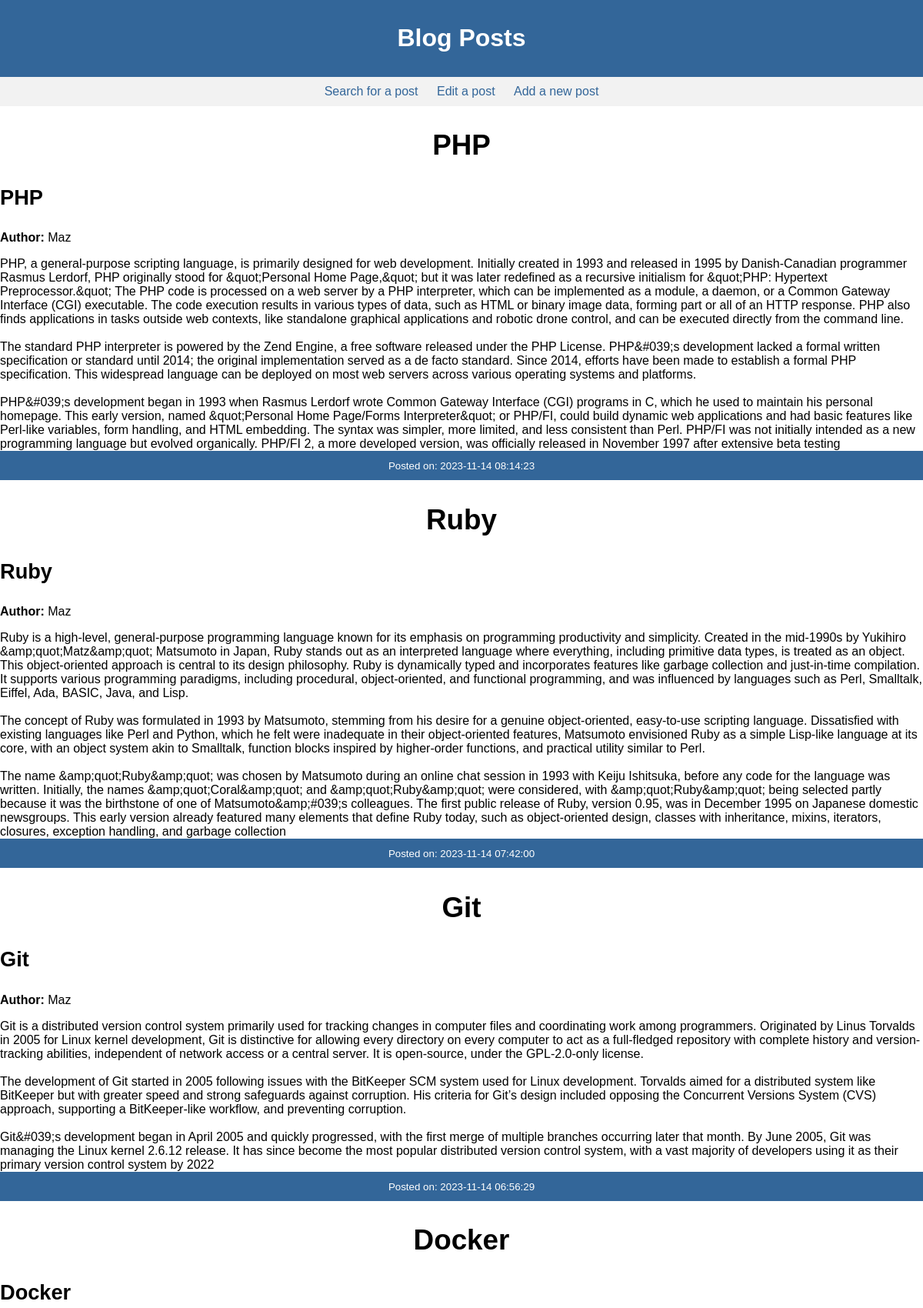
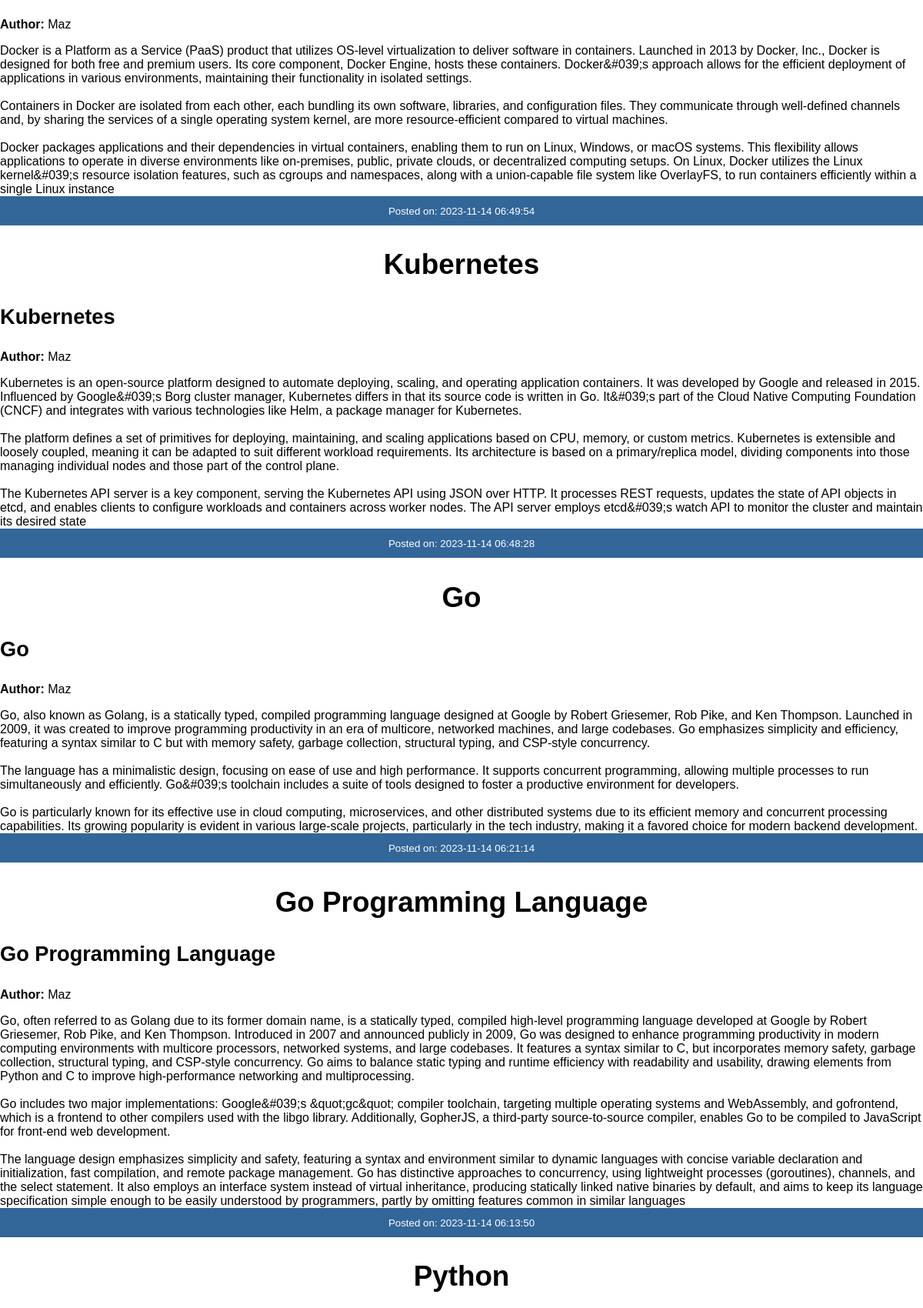
The app's page /view_posts.php (upper part) with its own data (2 pictures, top to bottom).
### tables this page shows
CREATE TABLE `posts` (
  `id` int(11) NOT NULL AUTO_INCREMENT,
  `title` varchar(250) NOT NULL,
  `content` text NOT NULL,
  `author` varchar(255) NOT NULL,
  `created_at` datetime DEFAULT NULL,
  PRIMARY KEY (`id`)
);

### view_posts.php (the view, shortened to what this page needs)
<?php
$baseURL = 'http://' . $_SERVER['HTTP_HOST'] . dirname($_SERVER['SCRIPT_NAME']);
?>
<?php
$host = '127.0.0.1';
$dbname = 'blog';
$username = 'root';
$password = '';
try {
    $pdo = new PDO("mysql:host=$host;dbname=$dbname", $username, $password);
    $pdo->setAttribute(PDO::ATTR_ERRMODE, PDO::ERRMODE_EXCEPTION);
    $sql = "SELECT * FROM posts ORDER BY created_at DESC";
    $stmt = $pdo->query($sql);
    $posts = $stmt->fetchAll(PDO::FETCH_ASSOC);
} catch(PDOException $e) {
    die("ERROR: Could not connect. " . $e->getMessage());
}
?>
<!DOCTYPE html>
<html>
<head>
    <link rel="stylesheet" type="text/css" href="style.css">
</head>
<body>
    <header>
        <h1>Blog Posts</h1>
    </header>
    <nav>
        <a href="<?php echo $baseURL; ?>/search.php">Search for a post</a>
        <a href="<?php echo $baseURL; ?>/list_edit_posts.php">Edit a post</a>
        <a href="<?php echo $baseURL; ?>/index.php">Add a new post</a>
    </nav>
    <main>
        <?php if ($posts): ?>
            <?php foreach ($posts as $post): ?>
                <article class="post">
                    <h2 ><?php echo htmlspecialchars($post['title']); ?></h2>
                    <h3><?php echo htmlspecialchars($post['title']); ?></h3>
                    <p class="author"><strong>Author:</strong> <?php echo htmlspecialchars($post['author']); ?></p>
                    <div class="content"><?php echo nl2br(htmlspecialchars($post['content'])); ?></div>
                    <footer><small>Posted on: <?php echo $post['created_at']; ?></small></footer>
                </article>
            <?php endforeach; ?>
        <?php else: ?>
            <p>No posts found.</p>
        <?php endif; ?>
    </main>
</body>
</html>

### style.css (style rules this page uses)
body { font-family: 'Avenir', sans-serif; margin: 0; padding: 0; }
header, footer { background-color: #336699; color: white; text-align: center; padding: 10px 0; }
nav { background-color: #f2f2f2; padding: 10px; text-align: center; }
nav a { margin: 0 10px; text-decoration: none; color: #336699; }
h2 { font-size: 2.3em; text-align: center; }
h3 { font-size: 1.7em; }

### records on screen
posts: title "PHP", author "Maz", content "PHP, a general-purpose scripting language, is primarily designed for web development. Initially created in 1993 and released in 1995 by Danish-Canadian programmer Rasmus Lerdorf, PHP originally stood for &quot;Personal Home Page,&quot; but it was later redefined as a recursive initialism for &quot;PHP: Hypertext Preprocessor.&quot; The PHP code is processed on a web server by a PHP interpreter, which can be implemented as a module, a daemon, or a Common Gateway Interface (CGI) executable. The code execution results in various types of data, such as HTML or binary image data, forming part or all of an HTTP response. PHP also finds applications in tasks outside web contexts, like standalone…", created_at "2023-11-14 08:14:23"
posts: title "Ruby", author "Maz", content "Ruby is a high-level, general-purpose programming language known for its emphasis on programming productivity and simplicity. Created in the mid-1990s by Yukihiro &amp;quot;Matz&amp;quot; Matsumoto in Japan, Ruby stands out as an interpreted language where everything, including primitive data types, is treated as an object. This object-oriented approach is central to its design philosophy. Ruby is dynamically typed and incorporates features like garbage collection and just-in-time compilation. It supports various programming paradigms, including procedural, object-oriented, and functional programming, and was influenced by languages such as Perl, Smalltalk, Eiffel, Ada, BASIC, Java, and…", created_at "2023-11-14 07:42:00"
posts: title "Git", author "Maz", content "Git is a distributed version control system primarily used for tracking changes in computer files and coordinating work among programmers. Originated by Linus Torvalds in 2005 for Linux kernel development, Git is distinctive for allowing every directory on every computer to act as a full-fledged repository with complete history and version-tracking abilities, independent of network access or a central server. It is open-source, under the GPL-2.0-only license. The development of Git started in 2005 following issues with the BitKeeper SCM system used for Linux development. Torvalds aimed for a distributed system like BitKeeper but with greater speed and strong safeguards against corruption.…", created_at "2023-11-14 06:56:29"
posts: title "Docker", author "Maz", content "Docker is a Platform as a Service (PaaS) product that utilizes OS-level virtualization to deliver software in containers. Launched in 2013 by Docker, Inc., Docker is designed for both free and premium users. Its core component, Docker Engine, hosts these containers. Docker&#039;s approach allows for the efficient deployment of applications in various environments, maintaining their functionality in isolated settings. Containers in Docker are isolated from each other, each bundling its own software, libraries, and configuration files. They communicate through well-defined channels and, by sharing the services of a single operating system kernel, are more resource-efficient compared to…", created_at "2023-11-14 06:49:54"
posts: title "Kubernetes", author "Maz", content "Kubernetes is an open-source platform designed to automate deploying, scaling, and operating application containers. It was developed by Google and released in 2015. Influenced by Google&#039;s Borg cluster manager, Kubernetes differs in that its source code is written in Go. It&#039;s part of the Cloud Native Computing Foundation (CNCF) and integrates with various technologies like Helm, a package manager for Kubernetes. The platform defines a set of primitives for deploying, maintaining, and scaling applications based on CPU, memory, or custom metrics. Kubernetes is extensible and loosely coupled, meaning it can be adapted to suit different workload requirements. Its architecture is based…", created_at "2023-11-14 06:48:28"
posts: title "Go", author "Maz", content "Go, also known as Golang, is a statically typed, compiled programming language designed at Google by Robert Griesemer, Rob Pike, and Ken Thompson. Launched in 2009, it was created to improve programming productivity in an era of multicore, networked machines, and large codebases. Go emphasizes simplicity and efficiency, featuring a syntax similar to C but with memory safety, garbage collection, structural typing, and CSP-style concurrency. The language has a minimalistic design, focusing on ease of use and high performance. It supports concurrent programming, allowing multiple processes to run simultaneously and efficiently. Go&#039;s toolchain includes a suite of tools designed to foster a…", created_at "2023-11-14 06:21:14"
posts: title "Go Programming Language", author "Maz", content "Go, often referred to as Golang due to its former domain name, is a statically typed, compiled high-level programming language developed at Google by Robert Griesemer, Rob Pike, and Ken Thompson. Introduced in 2007 and announced publicly in 2009, Go was designed to enhance programming productivity in modern computing environments with multicore processors, networked systems, and large codebases. It features a syntax similar to C, but incorporates memory safety, garbage collection, structural typing, and CSP-style concurrency. Go aims to balance static typing and runtime efficiency with readability and usability, drawing elements from Python and C to improve high-performance networking and…", created_at "2023-11-14 06:13:50"
posts: title "Python"
